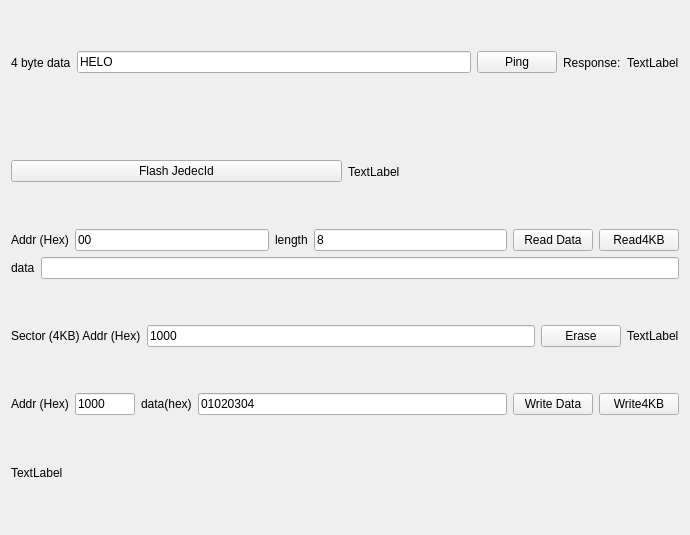
<?xml version="1.0" encoding="UTF-8"?>
<ui version="4.0">
 <class>FormA7105</class>
 <widget class="QWidget" name="FormA7105">
  <property name="geometry">
   <rect>
    <x>0</x>
    <y>0</y>
    <width>690</width>
    <height>535</height>
   </rect>
  </property>
  <property name="windowTitle">
   <string>Form</string>
  </property>
  <layout class="QVBoxLayout" name="verticalLayout">
   <item>
    <layout class="QHBoxLayout" name="horizontalLayout">
     <item>
      <widget class="QLabel" name="label">
       <property name="text">
        <string>4 byte data</string>
       </property>
      </widget>
     </item>
     <item>
      <widget class="QLineEdit" name="lineEditPingData">
       <property name="text">
        <string>HELO</string>
       </property>
       <property name="maxLength">
        <number>4</number>
       </property>
      </widget>
     </item>
     <item>
      <widget class="QPushButton" name="pushButtonPing">
       <property name="text">
        <string>Ping</string>
       </property>
      </widget>
     </item>
     <item>
      <widget class="QLabel" name="label_2">
       <property name="text">
        <string>Response:</string>
       </property>
      </widget>
     </item>
     <item>
      <widget class="QLabel" name="labelPingResponse">
       <property name="text">
        <string>TextLabel</string>
       </property>
      </widget>
     </item>
    </layout>
   </item>
   <item>
    <layout class="QHBoxLayout" name="horizontalLayout_2">
     <item>
      <widget class="QPushButton" name="pushButtonReadFlashJedecId">
       <property name="text">
        <string>Flash JedecId</string>
       </property>
      </widget>
     </item>
     <item>
      <widget class="QLabel" name="labelFlashJedecId">
       <property name="text">
        <string>TextLabel</string>
       </property>
      </widget>
     </item>
    </layout>
   </item>
   <item>
    <layout class="QHBoxLayout" name="horizontalLayout_3">
     <item>
      <widget class="QLabel" name="label_3">
       <property name="text">
        <string>Addr (Hex)</string>
       </property>
      </widget>
     </item>
     <item>
      <widget class="QLineEdit" name="lineEditReadAddr">
       <property name="text">
        <string>00</string>
       </property>
       <property name="maxLength">
        <number>8</number>
       </property>
      </widget>
     </item>
     <item>
      <widget class="QLabel" name="label_4">
       <property name="text">
        <string>length</string>
       </property>
      </widget>
     </item>
     <item>
      <widget class="QLineEdit" name="lineEditReadLen">
       <property name="text">
        <string>8</string>
       </property>
       <property name="maxLength">
        <number>4</number>
       </property>
      </widget>
     </item>
     <item>
      <widget class="QPushButton" name="pushButtonReadData">
       <property name="text">
        <string>Read Data</string>
       </property>
      </widget>
     </item>
     <item>
      <widget class="QPushButton" name="pushButtonRead4KB">
       <property name="text">
        <string>Read4KB</string>
       </property>
      </widget>
     </item>
    </layout>
   </item>
   <item>
    <layout class="QHBoxLayout" name="horizontalLayout_4">
     <item>
      <widget class="QLabel" name="label_5">
       <property name="text">
        <string>data</string>
       </property>
      </widget>
     </item>
     <item>
      <widget class="QLineEdit" name="lineEditDataRead"/>
     </item>
    </layout>
   </item>
   <item>
    <layout class="QHBoxLayout" name="horizontalLayout_5">
     <item>
      <widget class="QLabel" name="label_6">
       <property name="text">
        <string>Sector (4KB) Addr (Hex)</string>
       </property>
      </widget>
     </item>
     <item>
      <widget class="QLineEdit" name="lineEditSectorEraseAddr">
       <property name="text">
        <string>1000</string>
       </property>
       <property name="maxLength">
        <number>8</number>
       </property>
      </widget>
     </item>
     <item>
      <widget class="QPushButton" name="pushButtonSectorErase">
       <property name="text">
        <string>Erase</string>
       </property>
      </widget>
     </item>
     <item>
      <widget class="QLabel" name="labelSectorEraseState">
       <property name="text">
        <string>TextLabel</string>
       </property>
      </widget>
     </item>
    </layout>
   </item>
   <item>
    <layout class="QHBoxLayout" name="horizontalLayout_7">
     <item>
      <widget class="QLabel" name="label_8">
       <property name="text">
        <string>Addr (Hex)</string>
       </property>
      </widget>
     </item>
     <item>
      <widget class="QLineEdit" name="lineEditWriteAddr">
       <property name="maximumSize">
        <size>
         <width>60</width>
         <height>16777215</height>
        </size>
       </property>
       <property name="text">
        <string>1000</string>
       </property>
       <property name="maxLength">
        <number>8</number>
       </property>
      </widget>
     </item>
     <item>
      <widget class="QLabel" name="label_9">
       <property name="text">
        <string>data(hex)</string>
       </property>
      </widget>
     </item>
     <item>
      <widget class="QLineEdit" name="lineEditWriteData">
       <property name="text">
        <string>01020304</string>
       </property>
       <property name="maxLength">
        <number>16</number>
       </property>
      </widget>
     </item>
     <item>
      <widget class="QPushButton" name="pushButtonWriteData">
       <property name="text">
        <string>Write Data</string>
       </property>
      </widget>
     </item>
     <item>
      <widget class="QPushButton" name="pushButtonWrite4KB">
       <property name="text">
        <string>Write4KB</string>
       </property>
      </widget>
     </item>
    </layout>
   </item>
   <item>
    <widget class="QLabel" name="labelStatus">
     <property name="text">
      <string>TextLabel</string>
     </property>
    </widget>
   </item>
  </layout>
 </widget>
 <resources/>
 <connections/>
</ui>
